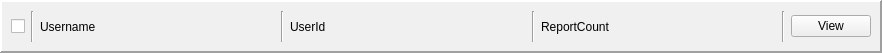
<?xml version="1.0" encoding="UTF-8"?>
<ui version="4.0">
 <class>MonitorListItem</class>
 <widget class="QWidget" name="MonitorListItem">
  <property name="geometry">
   <rect>
    <x>0</x>
    <y>0</y>
    <width>882</width>
    <height>53</height>
   </rect>
  </property>
  <property name="sizePolicy">
   <sizepolicy hsizetype="Preferred" vsizetype="Fixed">
    <horstretch>0</horstretch>
    <verstretch>0</verstretch>
   </sizepolicy>
  </property>
  <property name="maximumSize">
   <size>
    <width>16777215</width>
    <height>53</height>
   </size>
  </property>
  <property name="windowTitle">
   <string>Form</string>
  </property>
  <layout class="QVBoxLayout" name="verticalLayout">
   <property name="spacing">
    <number>0</number>
   </property>
   <property name="leftMargin">
    <number>0</number>
   </property>
   <property name="topMargin">
    <number>0</number>
   </property>
   <property name="rightMargin">
    <number>0</number>
   </property>
   <property name="bottomMargin">
    <number>0</number>
   </property>
   <item>
    <widget class="QFrame" name="item">
     <property name="palette">
      <palette>
       <active>
        <colorrole role="Window">
         <brush brushstyle="SolidPattern">
          <color alpha="255">
           <red>202</red>
           <green>202</green>
           <blue>202</blue>
          </color>
         </brush>
        </colorrole>
       </active>
       <inactive>
        <colorrole role="Window">
         <brush brushstyle="SolidPattern">
          <color alpha="255">
           <red>240</red>
           <green>240</green>
           <blue>240</blue>
          </color>
         </brush>
        </colorrole>
       </inactive>
       <disabled>
        <colorrole role="Window">
         <brush brushstyle="SolidPattern">
          <color alpha="255">
           <red>202</red>
           <green>202</green>
           <blue>202</blue>
          </color>
         </brush>
        </colorrole>
       </disabled>
      </palette>
     </property>
     <property name="autoFillBackground">
      <bool>true</bool>
     </property>
     <property name="frameShape">
      <enum>QFrame::Panel</enum>
     </property>
     <property name="frameShadow">
      <enum>QFrame::Raised</enum>
     </property>
     <property name="lineWidth">
      <number>2</number>
     </property>
     <layout class="QHBoxLayout" name="horizontalLayout_2">
      <item>
       <widget class="QCheckBox" name="selectButton">
        <property name="sizePolicy">
         <sizepolicy hsizetype="Fixed" vsizetype="Fixed">
          <horstretch>0</horstretch>
          <verstretch>0</verstretch>
         </sizepolicy>
        </property>
        <property name="text">
         <string/>
        </property>
       </widget>
      </item>
      <item>
       <widget class="Line" name="line1">
        <property name="orientation">
         <enum>Qt::Vertical</enum>
        </property>
       </widget>
      </item>
      <item>
       <widget class="QLabel" name="username">
        <property name="sizePolicy">
         <sizepolicy hsizetype="Expanding" vsizetype="Preferred">
          <horstretch>0</horstretch>
          <verstretch>0</verstretch>
         </sizepolicy>
        </property>
        <property name="text">
         <string>Username</string>
        </property>
       </widget>
      </item>
      <item>
       <widget class="Line" name="line2">
        <property name="orientation">
         <enum>Qt::Vertical</enum>
        </property>
       </widget>
      </item>
      <item>
       <widget class="QLabel" name="userId">
        <property name="sizePolicy">
         <sizepolicy hsizetype="Expanding" vsizetype="Expanding">
          <horstretch>0</horstretch>
          <verstretch>0</verstretch>
         </sizepolicy>
        </property>
        <property name="text">
         <string>UserId</string>
        </property>
       </widget>
      </item>
      <item>
       <widget class="Line" name="line3">
        <property name="orientation">
         <enum>Qt::Vertical</enum>
        </property>
       </widget>
      </item>
      <item>
       <widget class="QLabel" name="reportCount">
        <property name="sizePolicy">
         <sizepolicy hsizetype="Expanding" vsizetype="Preferred">
          <horstretch>0</horstretch>
          <verstretch>0</verstretch>
         </sizepolicy>
        </property>
        <property name="text">
         <string>ReportCount</string>
        </property>
        <property name="alignment">
         <set>Qt::AlignLeading|Qt::AlignLeft|Qt::AlignVCenter</set>
        </property>
       </widget>
      </item>
      <item>
       <widget class="Line" name="line4">
        <property name="orientation">
         <enum>Qt::Vertical</enum>
        </property>
       </widget>
      </item>
      <item>
       <widget class="QPushButton" name="viewButton">
        <property name="sizePolicy">
         <sizepolicy hsizetype="Fixed" vsizetype="Fixed">
          <horstretch>0</horstretch>
          <verstretch>0</verstretch>
         </sizepolicy>
        </property>
        <property name="text">
         <string>View</string>
        </property>
       </widget>
      </item>
     </layout>
    </widget>
   </item>
  </layout>
 </widget>
 <resources/>
 <connections/>
</ui>
